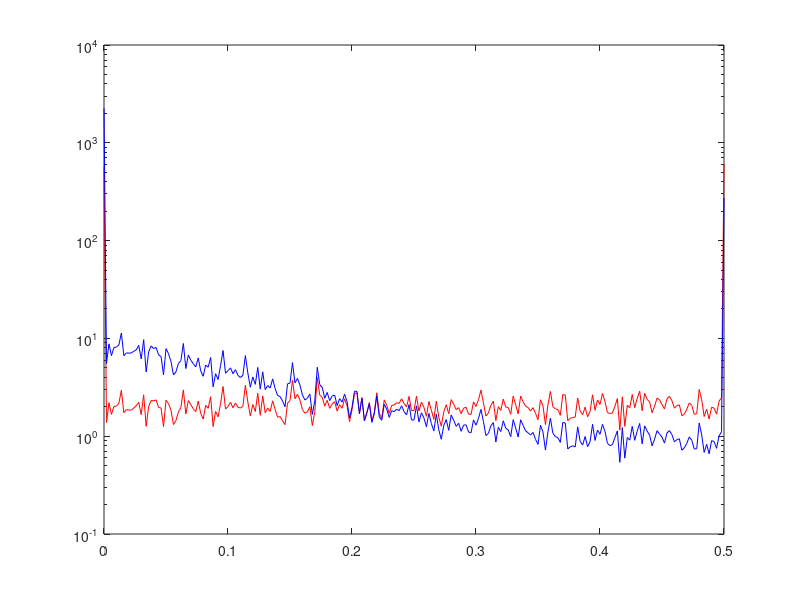

Write the MATLAB code that produced this figure.
% file SIOC 221A HW 5
% 
% author Julia Dohner
%
% due date November 2, 2017

clear all; close all;

%% Compute two spectra - attempt via Lecture 7 Notes

% compute two spectra for white noise and autorecessive datasets by
% breaking the data up into segments

N = 10000; % length of each chunk of data
M = 20; % number of segments splitting data into
p = N/M; % datapoints per segment

% generating 10,000 element dataset with Gaussian white noise
a=randn(N,1);
b(1) = a(1);
% generating a second dataset using autoregressive process
for i=2:length(a)
    b(i)=.5*b(i-1)+a(i);
end

a_reshape = reshape(a,N/M,M);
b_reshape = reshape(b,N/M,M);
f_a = fft(a_reshape);
f_b = fft(b_reshape);
% for i = 1:floor(N/M);
%     amp_a(:,i) = abs(f_a(1:(N/2+1))).^2; % for even N
%     amp_b(:,i) = abs(f_b(1:(N/2+1))).^2; % for even N
% end

amp_a = abs(f_a(1:p/2+1,:)).^2; % aplitude of a = abs(f_t(from 1 to 500/2+1, all columns)^2
amp_a(2:p/2,:) = 2*amp_a(2:p/2,:)/p; % normalizing values in amp_a (except for 0)
% 
amp_b=abs(f_b(1:p/2+1,:)).^2; 
amp_b(2:p/2,:)=2*amp_b(2:p/2,:)/p;

frequency=(0:p/2)/p; % for N even
mean_amp_a = mean(amp_a,2);
mean_amp_b = mean(amp_b,2);
figure
semilogy(frequency,mean_amp_a, '-r', frequency, mean_amp_b, '-b')

% %% Compute two spectra - my initial attempt
% 
% % generating 10,000 element dataset with Gaussian white noise
% a=randn(10000,1);
% b(1) = a(1);
% % generating a second dataset using autoregressive process
% for i=2:length(a)
%     b(i)=.5*b(i-1)+a(i);
% end
% 
% % compute two spectra for white noise and autorecessive datasets by
% % breaking the data up into segments
% 
% % reshaping data vector into 500x20 matrix
% a_reshape = reshape(a,[500,20]); % suggestion for getting red, white spectra
% b_reshape = reshape(b,[500,20]);
% 
% f_a = fft(a_reshape);
% f_b = fft(b_reshape);
% 
% % plotting spectra of a and b
% N = 500; % length of each chunk of data
% 
% % pre-allocating for speed
% amp_a = zeros(251,20);
% amp_b = zeros(251,20);
% for i = 1:20
%     amp_a(:,i) = abs(f_a(1:N/2+1)).^2; % for even N
%     amp_b(:,i) = abs(f_b(1:N/2+1)).^2; % for even N
% end
% 
% % take mean across rows
% mean_amp_a = mean(amp_a,2)/(N/2); 
% mean_amp_b = mean(amp_b,2)/(N/2); 
% % multiplying by 2 bc taking half frequencies, divide by N to normalize
% % technically don't do to freq 0, but won't be looking at freq 0
% 
% figure
% semilogy(0:250,mean_amp_a, 0:250, mean_amp_b, '-b');
% title('\fontsize{14}Spectra for white noise, autoregressive data');
% xlabel('\fontsize{12}frequency'); % freq is arbitrary, technically cycles per length of data
% ylabel('\fontsize{12}(units)^2 / frequency'); % y is arbitrary energy, raw data squared, divide by freq

% Helpful meeting notes:
%
% 2 in mean(x,2) is taking mean across second dimension (each row)
% default is dim 1, which is each column
% 250 freqs, 20 datasets
% can think of 20 thermistors on pier, ft each time series, average
% together to get typical spectrum for whole record

% seems like there's a lot of noise, go on to next section, look at error
% bars, see if wiggles are consistent with error bars, if not, look at code
%could also make dataset larger (200 instead of 20)

% summing: want energy in each segment (lect 7 notes)
% mean: want typical energy
% need to divide by length of segment to get the energy to work out
% (normalize appropriately)
